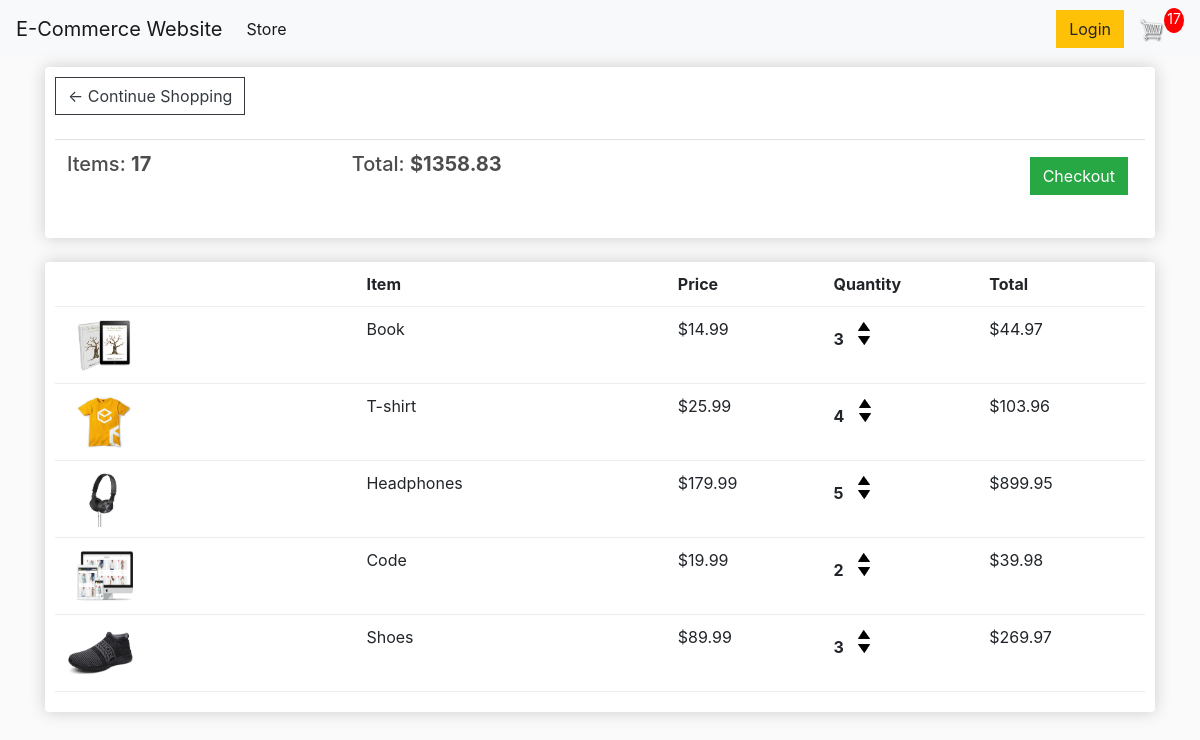
/cart/ (signed in), run on an earlier commit of the app's database.
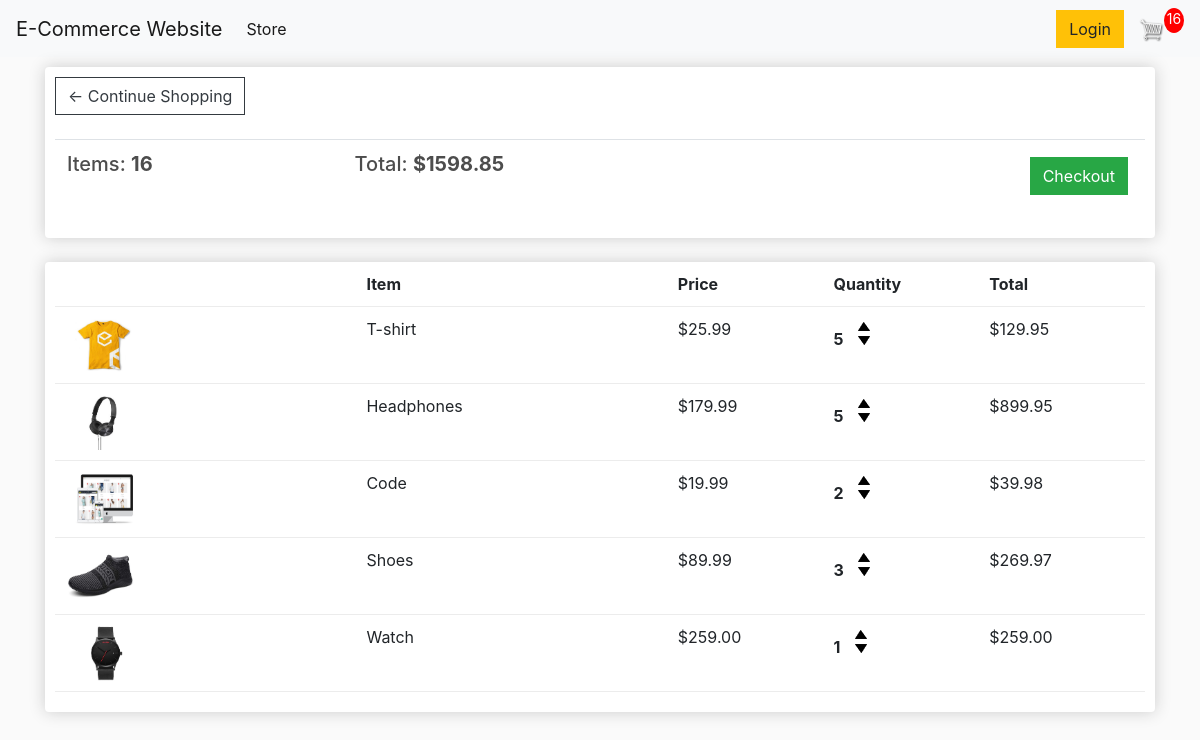
And on a later commit of the database.
### polls/models.py (models this page shows, shortened)
class Order(models.Model):
    customer = models.ForeignKey(Customer, on_delete=models.SET_NULL, null=True, blank=True)
    date_ordered = models.DateTimeField(auto_now_add=True)
    complete = models.BooleanField(default=False)
    transaction_id = models.CharField(max_length=100, null=True)
    @property
    def get_cart_total(self):
        orderitems = self.orderitem_set.all()
        total = sum([item.get_total for item in orderitems])
        return total
    @property
    def get_cart_items(self):
        orderitems = self.orderitem_set.all()
        total = sum([item.quantity for item in orderitems])
        return total

class OrderItem(models.Model):
    product = models.ForeignKey(Product, on_delete=models.SET_NULL, null=True)
    order = models.ForeignKey(Order, on_delete=models.SET_NULL, null=True)
    quantity = models.IntegerField(default=0, null=True, blank=True)
    date_added = models.DateTimeField(auto_now_add=True)
    @property
    def get_total(self):
        total = self.product.price * self.quantity
        return total

class Product(models.Model):
    name = models.CharField(max_length=200, null=True)
    price = models.FloatField()
    digital = models.BooleanField(default=False, null=True, blank=True)
    image = models.ImageField(null=True, blank=True)
    @property
    def imageURL(self):
        try:
            url = self.image.url
        except:
            url = ''
        return url

### polls/views.py (the view)
# urls.py: path('cart/', views.cart, name="cart"),
def cart(request):
    if request.user.is_authenticated:
        customer = request.user.customer
        order, created = Order.objects.get_or_create(customer=customer, complete=False)
        items = order.orderitem_set.all()
    else:
        items = []
        order = {'get_cart_total':0, 'get_cart_items': 0}
    context = {'items':items, 'order':order}
    return render(request, 'polls/cart.html', context)

### polls/templates/polls/cart.html
{% extends 'polls/main.html' %}
{% load static %}
{% block content %}
<div class="row">
    <div class="col-lg-12">
        <div class="box-element">
            <a class="btn btn-outline-dark" href="{% url 'store' %}">&#x2190; Continue Shopping</a>
            <br>
            <br>
            <table class="table">
                <tr>
                    <th><h5>Items: <strong>{{order.get_cart_items}}</strong></h5></th>
                    <th><h5>Total: <strong>${{order.get_cart_total|floatformat:2}}</strong></h5></th>
                    <th>
                        <a style="float:right; margin: 5px" class="btn btn-success" href="{% url 'checkout' %}">Checkout</a>
                    </th>
                </tr>
            </table>
        </div>
        <br>
        <div class="box-element">
            <div class="cart-row">
                <div style="flex:2"></div>
                <div style="flex:2"><strong>Item</strong></div>
                <div style="flex:1"><strong>Price</strong></div>
                <div style="flex:1"><strong>Quantity</strong></div>
                <div style="flex:1"><strong>Total</strong></div>
            </div>
            {% for item in items %}
            <div class="cart-row">
                <div style="flex:2"><img class="row-image" src="{{item.product.imageURL}}"></div>
                <div style="flex:2">{{item.product.name}}</div>
                <div style="flex:1">${{item.product.price|floatformat:2}}</div>
                <div style="flex:1">
                    <p class="quantity">{{item.quantity}}</p>
                    <div class="quantity">
                        <img data-product={{item.product.id}} data-action="add" class="chg-quantity update-cart" src="{% static 'images/arrow-up.png' %}">
                        <img data-product={{item.product.id}} data-action="remove" class="chg-quantity update-cart" src="{% static 'images/arrow-down.png' %}">
                    </div>
                </div>
                <div style="flex:1">${{item.get_total|floatformat:2}}</div>
            </div>
            {% endfor %}
        </div>
    </div>
</div>
{% endblock content %}

### polls/templates/polls/main.html (shortened to what this page needs)
<!DOCTYPE html>
{% load static %}
<html>
<head>
    <link rel="stylesheet" href="https://stackpath.bootstrapcdn.com/bootstrap/4.4.1/css/bootstrap.min.css">
    <link rel="stylesheet" type="text/css" href ="{% static 'css/main.css' %}">
</head>
<body>
    <nav class="navbar navbar-expand-lg navbar-light bg-light">
        <a class="navbar-brand" href="{% url 'store' %}">E-Commerce Website</a>
        <div class="collapse navbar-collapse" id="navbarSupportedContent">
          <ul class="navbar-nav mr-auto">
            <li class="nav-item active">
              <a class="nav-link" href="{% url 'store' %}">Store <span class="sr-only">(current)</span></a>
            </li>
          </ul>
          <div class="form-inline my-2 my-lg-0">
            <a href="#"class="btn btn-warning">Login</a>
            <a href="{% url 'cart' %}">
               <img  id="cart-icon" src="{% static 'images/cart.png' %}">
           </a>
           <p id="cart-total">{{order.get_cart_items}}</p>
          </div>
        </div>
      </nav>
    <div class="container">
        {% block content %}
        {% endblock content %}
    </div>
</body>
</html>

### static/css/main.css (style rules this page uses)
body { background-color: hsl(0, 0%, 98%); }
h1,h2,h3,h4,h5,h6 { color:hsl(0, 0%, 30%); }
.box-element { box-shadow:hsl(0, 0%, 80%) 0 0 16px; background-color: #fff; border-radius: 4px; padding: 10px; }
#cart-icon { width:25px; display: inline-block; margin-left: 15px; }
#cart-total { display: block; text-align: center; color:#fff; background-color: red; width: 20px; height: 25px; border-radius: 50%; font-size: 14px; }
.col-lg-4, .col-lg-6, .col-lg-8, .col-lg-12 { margin-top: 10px; }
.btn { border-radius: 0; }
.row-image { width: 100px; }
.cart-row { display: flex; align-items: flex-stretch; padding-bottom: 10px; margin-bottom: 10px; border-bottom: 1px solid #ececec; }
.quantity { display: inline-block; font-weight: 700; padding-right:10px; }
.chg-quantity { width: 12px; cursor: pointer; display: block; margin-top: 5px; transition:.1s; }

What changed in the data, as far as the page shows it:
removed OrderItem: product.imageURL (picture), product.name "Book", product.price "14.99", quantity "3", get_total "44.97"
changed through a linked row, Order: get_cart_items "17" → "16"; get_cart_total "1358.83" → "1598.85"
changed OrderItem "T-shirt": quantity "4" → "5"; get_total "103.96" → "129.95"
added OrderItem: product.imageURL (picture), product.name "Watch", product.price "259.00", quantity "1", get_total "259.00"
